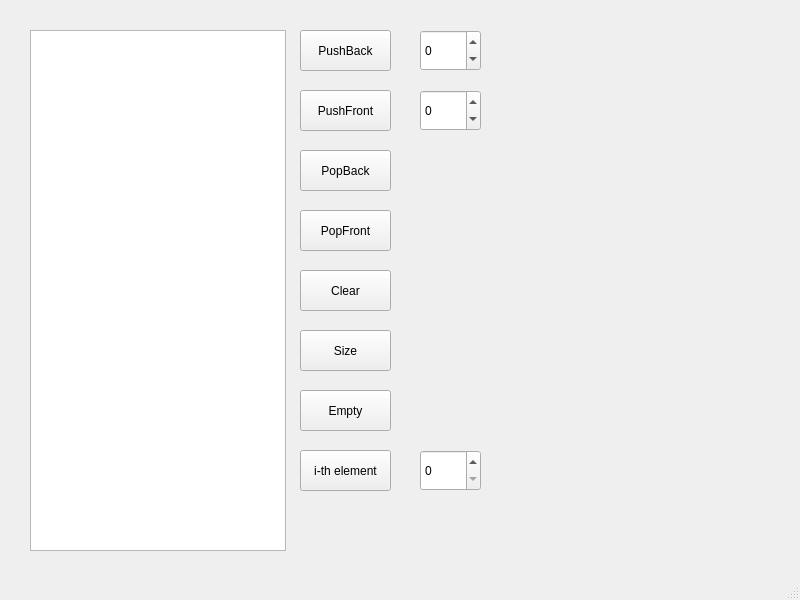
<?xml version="1.0" encoding="UTF-8"?>
<ui version="4.0">
 <class>MainWindow</class>
 <widget class="QMainWindow" name="MainWindow">
  <property name="geometry">
   <rect>
    <x>0</x>
    <y>0</y>
    <width>800</width>
    <height>600</height>
   </rect>
  </property>
  <property name="windowTitle">
   <string>MainWindow</string>
  </property>
  <widget class="QWidget" name="centralwidget">
   <widget class="QTableWidget" name="tableWidget">
    <property name="geometry">
     <rect>
      <x>30</x>
      <y>30</y>
      <width>256</width>
      <height>521</height>
     </rect>
    </property>
   </widget>
   <widget class="QPushButton" name="pushBackButton">
    <property name="geometry">
     <rect>
      <x>300</x>
      <y>30</y>
      <width>91</width>
      <height>41</height>
     </rect>
    </property>
    <property name="text">
     <string>PushBack</string>
    </property>
   </widget>
   <widget class="QSpinBox" name="spinBox">
    <property name="geometry">
     <rect>
      <x>420</x>
      <y>30</y>
      <width>61</width>
      <height>41</height>
     </rect>
    </property>
    <property name="minimum">
     <number>-10000000</number>
    </property>
    <property name="maximum">
     <number>100000000</number>
    </property>
   </widget>
   <widget class="QPushButton" name="pushFrontButton">
    <property name="geometry">
     <rect>
      <x>300</x>
      <y>90</y>
      <width>91</width>
      <height>41</height>
     </rect>
    </property>
    <property name="text">
     <string>PushFront</string>
    </property>
   </widget>
   <widget class="QPushButton" name="popBackButton">
    <property name="geometry">
     <rect>
      <x>300</x>
      <y>150</y>
      <width>91</width>
      <height>41</height>
     </rect>
    </property>
    <property name="text">
     <string>PopBack</string>
    </property>
   </widget>
   <widget class="QPushButton" name="popFrontButton">
    <property name="geometry">
     <rect>
      <x>300</x>
      <y>210</y>
      <width>91</width>
      <height>41</height>
     </rect>
    </property>
    <property name="text">
     <string>PopFront</string>
    </property>
   </widget>
   <widget class="QPushButton" name="clearButton">
    <property name="geometry">
     <rect>
      <x>300</x>
      <y>270</y>
      <width>91</width>
      <height>41</height>
     </rect>
    </property>
    <property name="text">
     <string>Clear</string>
    </property>
   </widget>
   <widget class="QPushButton" name="sizeButton">
    <property name="geometry">
     <rect>
      <x>300</x>
      <y>330</y>
      <width>91</width>
      <height>41</height>
     </rect>
    </property>
    <property name="text">
     <string>Size</string>
    </property>
   </widget>
   <widget class="QPushButton" name="emptyButton">
    <property name="geometry">
     <rect>
      <x>300</x>
      <y>390</y>
      <width>91</width>
      <height>41</height>
     </rect>
    </property>
    <property name="text">
     <string>Empty</string>
    </property>
   </widget>
   <widget class="QSpinBox" name="spinBox_2">
    <property name="geometry">
     <rect>
      <x>420</x>
      <y>90</y>
      <width>61</width>
      <height>41</height>
     </rect>
    </property>
    <property name="minimum">
     <number>-10000000</number>
    </property>
    <property name="maximum">
     <number>100000000</number>
    </property>
   </widget>
   <widget class="QPushButton" name="iButton">
    <property name="geometry">
     <rect>
      <x>300</x>
      <y>450</y>
      <width>91</width>
      <height>41</height>
     </rect>
    </property>
    <property name="text">
     <string>i-th element</string>
    </property>
   </widget>
   <widget class="QSpinBox" name="spinBox_3">
    <property name="geometry">
     <rect>
      <x>420</x>
      <y>450</y>
      <width>61</width>
      <height>41</height>
     </rect>
    </property>
   </widget>
  </widget>
  <widget class="QMenuBar" name="menubar">
   <property name="geometry">
    <rect>
     <x>0</x>
     <y>0</y>
     <width>800</width>
     <height>22</height>
    </rect>
   </property>
  </widget>
  <widget class="QStatusBar" name="statusbar"/>
 </widget>
 <resources/>
 <connections/>
</ui>
